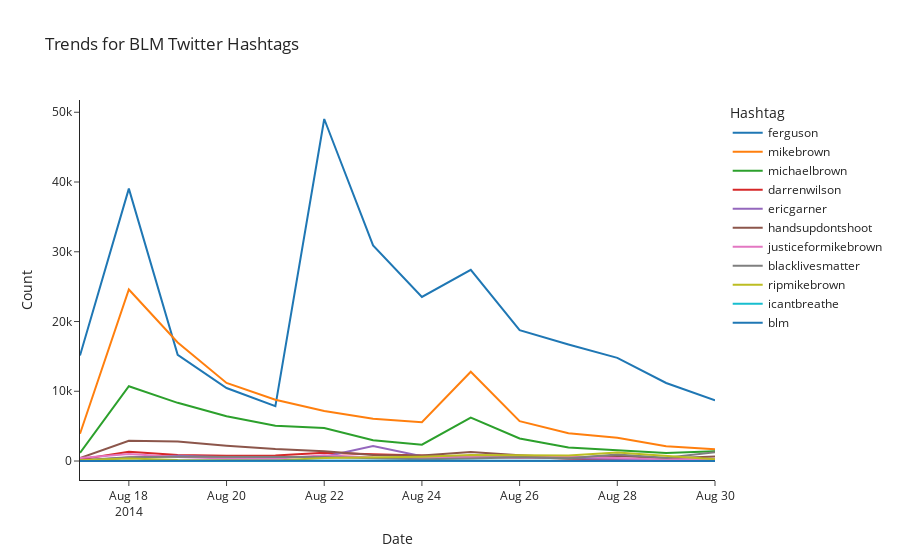

The notebook cell this image was saved under:
### Code cell
hashtagsByDayMillion = defaultdict(Counter)
for i in range(600000, 1000000):
    #spliting the time stamp to focus on day instead of time
    timestamp = million["created_at"][i]
    date = timestamp.split()[0]
    
    #getting list of hastags used in tweet
    allHashtags = million["hashtags"][i]
    
    #incrementing counter for the hashtag if it is one of the most common hashtags
    for tag in allHashtags:
        if (tag in millCommonHashtags):
            hashtagsByDayMillion[tag][date] += 1
            
dfForMillion400 = pd.DataFrame.from_dict(hashtagsByDayMillion) 

fig = dfForMillion400.plot(title="Trends for BLM Twitter Hashtags", template="simple_white",
              labels=dict(index="Date", value="Count", variable="Hashtag"))
fig.show()

### Figure 1 — Plotly figure (JSON) as saved in the notebook; plotly's stock layout.template omitted (floating-point values rounded to 4 significant figures)
{"data": [{"hovertemplate": "Hashtag=ferguson<br>Date=%{x}<br>Count=%{y}<extra></extra>", "legendgroup": "ferguson", "line": {"color": "#1F77B4", "dash": "solid"}, "marker": {"symbol": "circle"}, "mode": "lines", "name": "ferguson", "orientation": "v", "showlegend": true, "type": "scatter", "x": ["2014-08-17", "2014-08-18", "2014-08-19", "2014-08-20", "2014-08-21", "2014-08-22", "2014-08-23", "2014-08-24", "2014-08-25", "2014-08-26", "2014-08-27", "2014-08-28", "2014-08-29", "2014-08-30"], "xaxis": "x", "y": [15123, 39054, 15220, 10464, 7877, 49034, 30913, 23528, 27414, 18754, 16712, 14783, 11190, 8694], "yaxis": "y"}, {"hovertemplate": "Hashtag=mikebrown<br>Date=%{x}<br>Count=%{y}<extra></extra>", "legendgroup": "mikebrown", "line": {"color": "#FF7F0E", "dash": "solid"}, "marker": {"symbol": "circle"}, "mode": "lines", "name": "mikebrown", "orientation": "v", "showlegend": true, "type": "scatter", "x": ["2014-08-17", "2014-08-18", "2014-08-19", "2014-08-20", "2014-08-21", "2014-08-22", "2014-08-23", "2014-08-24", "2014-08-25", "2014-08-26", "2014-08-27", "2014-08-28", "2014-08-29", "2014-08-30"], "xaxis": "x", "y": [3909, 24585, 16991, 11199, 8783, 7160, 6073, 5553, 12791, 5711, 3968, 3321, 2120, 1696], "yaxis": "y"}, {"hovertemplate": "Hashtag=michaelbrown<br>Date=%{x}<br>Count=%{y}<extra></extra>", "legendgroup": "michaelbrown", "line": {"color": "#2CA02C", "dash": "solid"}, "marker": {"symbol": "circle"}, "mode": "lines", "name": "michaelbrown", "orientation": "v", "showlegend": true, "type": "scatter", "x": ["2014-08-17", "2014-08-18", "2014-08-19", "2014-08-20", "2014-08-21", "2014-08-22", "2014-08-23", "2014-08-24", "2014-08-25", "2014-08-26", "2014-08-27", "2014-08-28", "2014-08-29", "2014-08-30"], "xaxis": "x", "y": [1169, 10721, 8343, 6410, 5063, 4743, 2983, 2343, 6231, 3224, 1934, 1501, 1161, 1395], "yaxis": "y"}, {"hovertemplate": "Hashtag=darrenwilson<br>Date=%{x}<br>Count=%{y}<extra></extra>", "legendgroup": "darrenwilson", "line": {"color": "#D62728", "dash": "solid"}, "marker": {"symbol": "circle"}, "mode": "lines", "name": "darrenwilson", "orientation": "v", "showlegend": true, "type": "scatter", "x": ["2014-08-17", "2014-08-18", "2014-08-19", "2014-08-20", "2014-08-21", "2014-08-22", "2014-08-23", "2014-08-24", "2014-08-25", "2014-08-26", "2014-08-27", "2014-08-28", "2014-08-29", "2014-08-30"], "xaxis": "x", "y": [211, 1330, 864, 743, 782, 1174, 965, 743, 599, 598, 335, 221, 188, 127], "yaxis": "y"}, {"hovertemplate": "Hashtag=ericgarner<br>Date=%{x}<br>Count=%{y}<extra></extra>", "legendgroup": "ericgarner", "line": {"color": "#9467BD", "dash": "solid"}, "marker": {"symbol": "circle"}, "mode": "lines", "name": "ericgarner", "orientation": "v", "showlegend": true, "type": "scatter", "x": ["2014-08-17", "2014-08-18", "2014-08-19", "2014-08-20", "2014-08-21", "2014-08-22", "2014-08-23", "2014-08-24", "2014-08-25", "2014-08-26", "2014-08-27", "2014-08-28", "2014-08-29", "2014-08-30"], "xaxis": "x", "y": [47, 519, 764, 538, 560, 601, 2145, 697, 626, 499, 422, 304, 214, 156], "yaxis": "y"}, {"hovertemplate": "Hashtag=handsupdontshoot<br>Date=%{x}<br>Count=%{y}<extra></extra>", "legendgroup": "handsupdontshoot", "line": {"color": "#8C564B", "dash": "solid"}, "marker": {"symbol": "circle"}, "mode": "lines", "name": "handsupdontshoot", "orientation": "v", "showlegend": true, "type": "scatter", "x": ["2014-08-17", "2014-08-18", "2014-08-19", "2014-08-20", "2014-08-21", "2014-08-22", "2014-08-23", "2014-08-24", "2014-08-25", "2014-08-26", "2014-08-27", "2014-08-28", "2014-08-29", "2014-08-30"], "xaxis": "x", "y": [440, 2889, 2785, 2184, 1708, 1390, 875, 809, 1302, 814, 463, 766, 344, 634], "yaxis": "y"}, {"hovertemplate": "Hashtag=justiceformikebrown<br>Date=%{x}<br>Count=%{y}<extra></extra>", "legendgroup": "justiceformikebrown", "line": {"color": "#E377C2", "dash": "solid"}, "marker": {"symbol": "circle"}, "mode": "lines", "name": "justiceformikebrown", "orientation": "v", "showlegend": true, "type": "scatter", "x": ["2014-08-17", "2014-08-18", "2014-08-19", "2014-08-20", "2014-08-21", "2014-08-22", "2014-08-23", "2014-08-24", "2014-08-25", "2014-08-26", "2014-08-27", "2014-08-28", "2014-08-29", "2014-08-30"], "xaxis": "x", "y": [426, 991, 576, 379, 309, 840, 503, 434, 569, 445, 631, 470, 212, 276], "yaxis": "y"}, {"hovertemplate": "Hashtag=blacklivesmatter<br>Date=%{x}<br>Count=%{y}<extra></extra>", "legendgroup": "blacklivesmatter", "line": {"color": "#7F7F7F", "dash": "solid"}, "marker": {"symbol": "circle"}, "mode": "lines", "name": "blacklivesmatter", "orientation": "v", "showlegend": true, "type": "scatter", "x": ["2014-08-17", "2014-08-18", "2014-08-19", "2014-08-20", "2014-08-21", "2014-08-22", "2014-08-23", "2014-08-24", "2014-08-25", "2014-08-26", "2014-08-27", "2014-08-28", "2014-08-29", "2014-08-30"], "xaxis": "x", "y": [97, 544, 604, 586, 640, 575, 413, 267, 359, 541, 383, 930, 482, 1267], "yaxis": "y"}, {"hovertemplate": "Hashtag=ripmikebrown<br>Date=%{x}<br>Count=%{y}<extra></extra>", "legendgroup": "ripmikebrown", "line": {"color": "#BCBD22", "dash": "solid"}, "marker": {"symbol": "circle"}, "mode": "lines", "name": "ripmikebrown", "orientation": "v", "showlegend": true, "type": "scatter", "x": ["2014-08-17", "2014-08-18", "2014-08-19", "2014-08-20", "2014-08-21", "2014-08-22", "2014-08-23", "2014-08-24", "2014-08-25", "2014-08-26", "2014-08-27", "2014-08-28", "2014-08-29", "2014-08-30"], "xaxis": "x", "y": [102, 350, 156, 105, 83, 416, 543, 604, 849, 795, 800, 1233, 748, 262], "yaxis": "y"}, {"hovertemplate": "Hashtag=icantbreathe<br>Date=%{x}<br>Count=%{y}<extra></extra>", "legendgroup": "icantbreathe", "line": {"color": "#17BECF", "dash": "solid"}, "marker": {"symbol": "circle"}, "mode": "lines", "name": "icantbreathe", "orientation": "v", "showlegend": true, "type": "scatter", "x": ["2014-08-17", "2014-08-18", "2014-08-19", "2014-08-20", "2014-08-21", "2014-08-22", "2014-08-23", "2014-08-24", "2014-08-25", "2014-08-26", "2014-08-27", "2014-08-28", "2014-08-29", "2014-08-30"], "xaxis": "x", "y": [3, 23, 34, 34, 28, 34, 51, 43, 36, 39, 22, 19, 75, 4], "yaxis": "y"}, {"hovertemplate": "Hashtag=blm<br>Date=%{x}<br>Count=%{y}<extra></extra>", "legendgroup": "blm", "line": {"color": "#1F77B4", "dash": "solid"}, "marker": {"symbol": "circle"}, "mode": "lines", "name": "blm", "orientation": "v", "showlegend": true, "type": "scatter", "x": ["2014-08-17", "2014-08-18", "2014-08-19", "2014-08-20", "2014-08-21", "2014-08-22", "2014-08-23", "2014-08-24", "2014-08-25", "2014-08-26", "2014-08-27", "2014-08-28", "2014-08-29", "2014-08-30"], "xaxis": "x", "y": [8, 44, 34, 26, 38, 44, 40, 50, 58, 42, 31, 33, 48, 18], "yaxis": "y"}], "layout": {"autosize": true, "legend": {"title": {"text": "Hashtag"}, "tracegroupgap": 0}, "title": {"text": "Trends for BLM Twitter Hashtags"}, "xaxis": {"anchor": "y", "autorange": false, "domain": [0, 1], "range": ["2014-08-17", "2014-08-30"], "title": {"text": "Date"}, "type": "date"}, "yaxis": {"anchor": "x", "autorange": false, "domain": [0, 1], "range": [-2721.0, 51760.0], "title": {"text": "Count"}, "type": "linear"}}}
